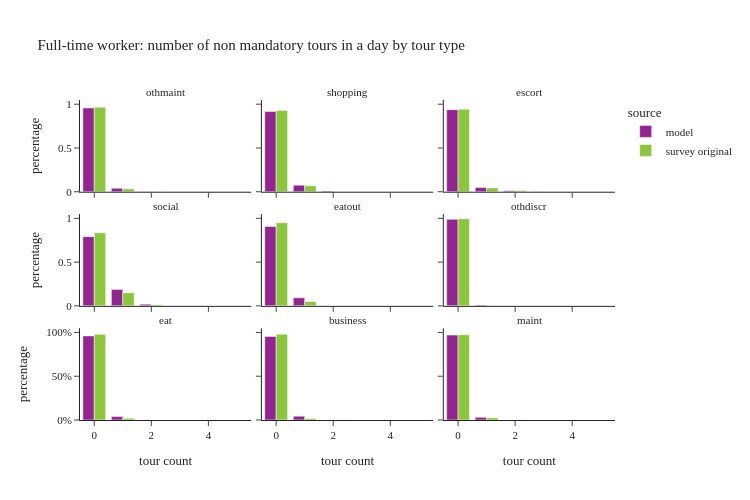

Here is the notebook cell this chart was saved with:
### Code cell
plot_num_nonmand_tourtype(per_data[per_data['ptype']==1], "Full-time worker: number of non mandatory tours in a day by tour type")

### Figure 1 — Plotly figure (JSON) as saved in the notebook; plotly's stock layout.template omitted (floating-point values rounded to 4 significant figures)
{"data": [{"alignmentgroup": "True", "customdata": [[1753959], [72681], [5652], [536], [1]], "hovertemplate": "source=model<br>tour type=othmaint<br>tour count=%{x}<br>percentage=%{y}<br>sample_size=%{customdata[0]}<extra></extra>", "legendgroup": "model", "marker": {"color": "#91268F", "pattern": {"shape": ""}}, "name": "model", "offsetgroup": "model", "orientation": "v", "showlegend": true, "textposition": "auto", "type": "bar", "x": [0.0, 1.0, 2.0, 3.0, 4.0], "xaxis": "x7", "y": [0.957, 0.03966, 0.003084, 0.0002924, 5.456e-07], "yaxis": "y7"}, {"alignmentgroup": "True", "customdata": [[1678250], [137626], [16167], [785], [1]], "hovertemplate": "source=model<br>tour type=shopping<br>tour count=%{x}<br>percentage=%{y}<br>sample_size=%{customdata[0]}<extra></extra>", "legendgroup": "model", "marker": {"color": "#91268F", "pattern": {"shape": ""}}, "name": "model", "offsetgroup": "model", "orientation": "v", "showlegend": false, "textposition": "auto", "type": "bar", "x": [0.0, 1.0, 2.0, 3.0, 4.0], "xaxis": "x8", "y": [0.9157, 0.07509, 0.008821, 0.0004283, 5.456e-07], "yaxis": "y8"}, {"alignmentgroup": "True", "customdata": [[1717687], [87518], [22502], [5122]], "hovertemplate": "source=model<br>tour type=escort<br>tour count=%{x}<br>percentage=%{y}<br>sample_size=%{customdata[0]}<extra></extra>", "legendgroup": "model", "marker": {"color": "#91268F", "pattern": {"shape": ""}}, "name": "model", "offsetgroup": "model", "orientation": "v", "showlegend": false, "textposition": "auto", "type": "bar", "x": [0.0, 1.0, 2.0, 3.0], "xaxis": "x9", "y": [0.9372, 0.04775, 0.01228, 0.002795], "yaxis": "y9"}, {"alignmentgroup": "True", "customdata": [[1449161], [345226], [36153], [2282], [7]], "hovertemplate": "source=model<br>tour type=social<br>tour count=%{x}<br>percentage=%{y}<br>sample_size=%{customdata[0]}<extra></extra>", "legendgroup": "model", "marker": {"color": "#91268F", "pattern": {"shape": ""}}, "name": "model", "offsetgroup": "model", "orientation": "v", "showlegend": false, "textposition": "auto", "type": "bar", "x": [0.0, 1.0, 2.0, 3.0, 4.0], "xaxis": "x4", "y": [0.7907, 0.1884, 0.01973, 0.001245, 3.819e-06], "yaxis": "y4"}, {"alignmentgroup": "True", "customdata": [[1661530], [168044], [3219], [36]], "hovertemplate": "source=model<br>tour type=eatout<br>tour count=%{x}<br>percentage=%{y}<br>sample_size=%{customdata[0]}<extra></extra>", "legendgroup": "model", "marker": {"color": "#91268F", "pattern": {"shape": ""}}, "name": "model", "offsetgroup": "model", "orientation": "v", "showlegend": false, "textposition": "auto", "type": "bar", "x": [0.0, 1.0, 2.0, 3.0], "xaxis": "x5", "y": [0.9065, 0.09169, 0.001756, 1.964e-05], "yaxis": "y5"}, {"alignmentgroup": "True", "customdata": [[1811777], [20441], [505], [105], [1]], "hovertemplate": "source=model<br>tour type=othdiscr<br>tour count=%{x}<br>percentage=%{y}<br>sample_size=%{customdata[0]}<extra></extra>", "legendgroup": "model", "marker": {"color": "#91268F", "pattern": {"shape": ""}}, "name": "model", "offsetgroup": "model", "orientation": "v", "showlegend": false, "textposition": "auto", "type": "bar", "x": [0.0, 1.0, 2.0, 3.0, 4.0], "xaxis": "x6", "y": [0.9885, 0.01115, 0.0002755, 5.729e-05, 5.456e-07], "yaxis": "y6"}, {"alignmentgroup": "True", "customdata": [[1760845], [71983], [1]], "hovertemplate": "source=model<br>tour type=eat<br>tour count=%{x}<br>percentage=%{y}<br>sample_size=%{customdata[0]}<extra></extra>", "legendgroup": "model", "marker": {"color": "#91268F", "pattern": {"shape": ""}}, "name": "model", "offsetgroup": "model", "orientation": "v", "showlegend": false, "textposition": "auto", "type": "bar", "x": [0.0, 1.0, 2.0], "xaxis": "x", "y": [0.9607, 0.03927, 5.456e-07], "yaxis": "y"}, {"alignmentgroup": "True", "customdata": [[1750218], [80125], [2482], [4]], "hovertemplate": "source=model<br>tour type=business<br>tour count=%{x}<br>percentage=%{y}<br>sample_size=%{customdata[0]}<extra></extra>", "legendgroup": "model", "marker": {"color": "#91268F", "pattern": {"shape": ""}}, "name": "model", "offsetgroup": "model", "orientation": "v", "showlegend": false, "textposition": "auto", "type": "bar", "x": [0.0, 1.0, 2.0, 3.0], "xaxis": "x2", "y": [0.9549, 0.04372, 0.001354, 2.182e-06], "yaxis": "y2"}, {"alignmentgroup": "True", "customdata": [[1777781], [55042], [6]], "hovertemplate": "source=model<br>tour type=maint<br>tour count=%{x}<br>percentage=%{y}<br>sample_size=%{customdata[0]}<extra></extra>", "legendgroup": "model", "marker": {"color": "#91268F", "pattern": {"shape": ""}}, "name": "model", "offsetgroup": "model", "orientation": "v", "showlegend": false, "textposition": "auto", "type": "bar", "x": [0.0, 1.0, 2.0], "xaxis": "x3", "y": [0.97, 0.03003, 3.274e-06], "yaxis": "y3"}, {"alignmentgroup": "True", "customdata": [[2961], [123], [10], [1]], "hovertemplate": "source=survey original<br>tour type=othmaint<br>tour count=%{x}<br>percentage=%{y}<br>sample_size=%{customdata[0]}<extra></extra>", "legendgroup": "survey original", "marker": {"color": "#8CC63E", "pattern": {"shape": ""}}, "name": "survey original", "offsetgroup": "survey original", "orientation": "v", "showlegend": true, "textposition": "auto", "type": "bar", "x": [0.0, 1.0, 2.0, 3.0], "xaxis": "x7", "y": [0.9658, 0.03277, 0.001255, 0.0001388], "yaxis": "y7"}, {"alignmentgroup": "True", "customdata": [[2821], [256], [18]], "hovertemplate": "source=survey original<br>tour type=shopping<br>tour count=%{x}<br>percentage=%{y}<br>sample_size=%{customdata[0]}<extra></extra>", "legendgroup": "survey original", "marker": {"color": "#8CC63E", "pattern": {"shape": ""}}, "name": "survey original", "offsetgroup": "survey original", "orientation": "v", "showlegend": false, "textposition": "auto", "type": "bar", "x": [0.0, 1.0, 2.0], "xaxis": "x8", "y": [0.9291, 0.06748, 0.003369], "yaxis": "y8"}, {"alignmentgroup": "True", "customdata": [[2909], [137], [46], [2], [1]], "hovertemplate": "source=survey original<br>tour type=escort<br>tour count=%{x}<br>percentage=%{y}<br>sample_size=%{customdata[0]}<extra></extra>", "legendgroup": "survey original", "marker": {"color": "#8CC63E", "pattern": {"shape": ""}}, "name": "survey original", "offsetgroup": "survey original", "orientation": "v", "showlegend": false, "textposition": "auto", "type": "bar", "x": [0.0, 1.0, 2.0, 3.0, 4.0], "xaxis": "x9", "y": [0.9419, 0.04407, 0.01367, 0.0003513, 4.252e-05], "yaxis": "y9"}, {"alignmentgroup": "True", "customdata": [[2512], [510], [63], [7], [2], [1]], "hovertemplate": "source=survey original<br>tour type=social<br>tour count=%{x}<br>percentage=%{y}<br>sample_size=%{customdata[0]}<extra></extra>", "legendgroup": "survey original", "marker": {"color": "#8CC63E", "pattern": {"shape": ""}}, "name": "survey original", "offsetgroup": "survey original", "orientation": "v", "showlegend": false, "textposition": "auto", "type": "bar", "x": [0.0, 1.0, 2.0, 3.0, 4.0, 5.0], "xaxis": "x4", "y": [0.8357, 0.1495, 0.01322, 0.001535, 8.263e-05, 1.583e-05], "yaxis": "y4"}, {"alignmentgroup": "True", "customdata": [[2896], [190], [9]], "hovertemplate": "source=survey original<br>tour type=eatout<br>tour count=%{x}<br>percentage=%{y}<br>sample_size=%{customdata[0]}<extra></extra>", "legendgroup": "survey original", "marker": {"color": "#8CC63E", "pattern": {"shape": ""}}, "name": "survey original", "offsetgroup": "survey original", "orientation": "v", "showlegend": false, "textposition": "auto", "type": "bar", "x": [0.0, 1.0, 2.0], "xaxis": "x5", "y": [0.9497, 0.04994, 0.0003369], "yaxis": "y5"}, {"alignmentgroup": "True", "customdata": [[3078], [17]], "hovertemplate": "source=survey original<br>tour type=othdiscr<br>tour count=%{x}<br>percentage=%{y}<br>sample_size=%{customdata[0]}<extra></extra>", "legendgroup": "survey original", "marker": {"color": "#8CC63E", "pattern": {"shape": ""}}, "name": "survey original", "offsetgroup": "survey original", "orientation": "v", "showlegend": false, "textposition": "auto", "type": "bar", "x": [0.0, 1.0], "xaxis": "x6", "y": [0.9955, 0.004455], "yaxis": "y6"}, {"alignmentgroup": "True", "customdata": [[3021], [72], [2]], "hovertemplate": "source=survey original<br>tour type=eat<br>tour count=%{x}<br>percentage=%{y}<br>sample_size=%{customdata[0]}<extra></extra>", "legendgroup": "survey original", "marker": {"color": "#8CC63E", "pattern": {"shape": ""}}, "name": "survey original", "offsetgroup": "survey original", "orientation": "v", "showlegend": false, "textposition": "auto", "type": "bar", "x": [0.0, 1.0, 2.0], "xaxis": "x", "y": [0.9795, 0.01955, 0.0009411], "yaxis": "y"}, {"alignmentgroup": "True", "customdata": [[3051], [40], [4]], "hovertemplate": "source=survey original<br>tour type=business<br>tour count=%{x}<br>percentage=%{y}<br>sample_size=%{customdata[0]}<extra></extra>", "legendgroup": "survey original", "marker": {"color": "#8CC63E", "pattern": {"shape": ""}}, "name": "survey original", "offsetgroup": "survey original", "orientation": "v", "showlegend": false, "textposition": "auto", "type": "bar", "x": [0.0, 1.0, 2.0], "xaxis": "x2", "y": [0.9796, 0.01759, 0.002838], "yaxis": "y2"}, {"alignmentgroup": "True", "customdata": [[3055], [37], [3]], "hovertemplate": "source=survey original<br>tour type=maint<br>tour count=%{x}<br>percentage=%{y}<br>sample_size=%{customdata[0]}<extra></extra>", "legendgroup": "survey original", "marker": {"color": "#8CC63E", "pattern": {"shape": ""}}, "name": "survey original", "offsetgroup": "survey original", "orientation": "v", "showlegend": false, "textposition": "auto", "type": "bar", "x": [0.0, 1.0, 2.0], "xaxis": "x3", "y": [0.9732, 0.02527, 0.001535], "yaxis": "y3"}], "layout": {"annotations": [{"font": {}, "showarrow": false, "text": "eat", "x": 0.16, "xanchor": "center", "xref": "paper", "y": 0.2867, "yanchor": "bottom", "yref": "paper"}, {"font": {}, "showarrow": false, "text": "business", "x": 0.5, "xanchor": "center", "xref": "paper", "y": 0.2867, "yanchor": "bottom", "yref": "paper"}, {"font": {}, "showarrow": false, "text": "maint", "x": 0.84, "xanchor": "center", "xref": "paper", "y": 0.2867, "yanchor": "bottom", "yref": "paper"}, {"font": {}, "showarrow": false, "text": "social", "x": 0.16, "xanchor": "center", "xref": "paper", "y": 0.6433, "yanchor": "bottom", "yref": "paper"}, {"font": {}, "showarrow": false, "text": "eatout", "x": 0.5, "xanchor": "center", "xref": "paper", "y": 0.6433, "yanchor": "bottom", "yref": "paper"}, {"font": {}, "showarrow": false, "text": "othdiscr", "x": 0.84, "xanchor": "center", "xref": "paper", "y": 0.6433, "yanchor": "bottom", "yref": "paper"}, {"font": {}, "showarrow": false, "text": "othmaint", "x": 0.16, "xanchor": "center", "xref": "paper", "y": 1.0, "yanchor": "bottom", "yref": "paper"}, {"font": {}, "showarrow": false, "text": "shopping", "x": 0.5, "xanchor": "center", "xref": "paper", "y": 1.0, "yanchor": "bottom", "yref": "paper"}, {"font": {}, "showarrow": false, "text": "escort", "x": 0.84, "xanchor": "center", "xref": "paper", "y": 1.0, "yanchor": "bottom", "yref": "paper"}], "barmode": "group", "height": 500, "legend": {"title": {"text": "source"}, "tracegroupgap": 0}, "title": {"text": "Full-time worker: number of non mandatory tours in a day by tour type"}, "width": 750, "xaxis": {"anchor": "y", "domain": [0.0, 0.32], "title": {"text": "tour count"}}, "xaxis2": {"anchor": "y2", "domain": [0.34, 0.66], "matches": "x", "title": {"text": "tour count"}}, "xaxis3": {"anchor": "y3", "domain": [0.68, 1.0], "matches": "x", "title": {"text": "tour count"}}, "xaxis4": {"anchor": "y4", "domain": [0.0, 0.32], "matches": "x", "showticklabels": false}, "xaxis5": {"anchor": "y5", "domain": [0.34, 0.66], "matches": "x", "showticklabels": false}, "xaxis6": {"anchor": "y6", "domain": [0.68, 1.0], "matches": "x", "showticklabels": false}, "xaxis7": {"anchor": "y7", "domain": [0.0, 0.32], "matches": "x", "showticklabels": false}, "xaxis8": {"anchor": "y8", "domain": [0.34, 0.66], "matches": "x", "showticklabels": false}, "xaxis9": {"anchor": "y9", "domain": [0.68, 1.0], "matches": "x", "showticklabels": false}, "yaxis": {"anchor": "x", "domain": [0.0, 0.2867], "tickformat": ".0%", "title": {"text": "percentage"}}, "yaxis2": {"anchor": "x2", "domain": [0.0, 0.2867], "matches": "y", "showticklabels": false, "tickformat": ".0%"}, "yaxis3": {"anchor": "x3", "domain": [0.0, 0.2867], "matches": "y", "showticklabels": false}, "yaxis4": {"anchor": "x4", "domain": [0.3567, 0.6433], "matches": "y", "title": {"text": "percentage"}}, "yaxis5": {"anchor": "x5", "domain": [0.3567, 0.6433], "matches": "y", "showticklabels": false}, "yaxis6": {"anchor": "x6", "domain": [0.3567, 0.6433], "matches": "y", "showticklabels": false}, "yaxis7": {"anchor": "x7", "domain": [0.7133, 1.0], "matches": "y", "title": {"text": "percentage"}}, "yaxis8": {"anchor": "x8", "domain": [0.7133, 1.0], "matches": "y", "showticklabels": false}, "yaxis9": {"anchor": "x9", "domain": [0.7133, 1.0], "matches": "y", "showticklabels": false}}}
